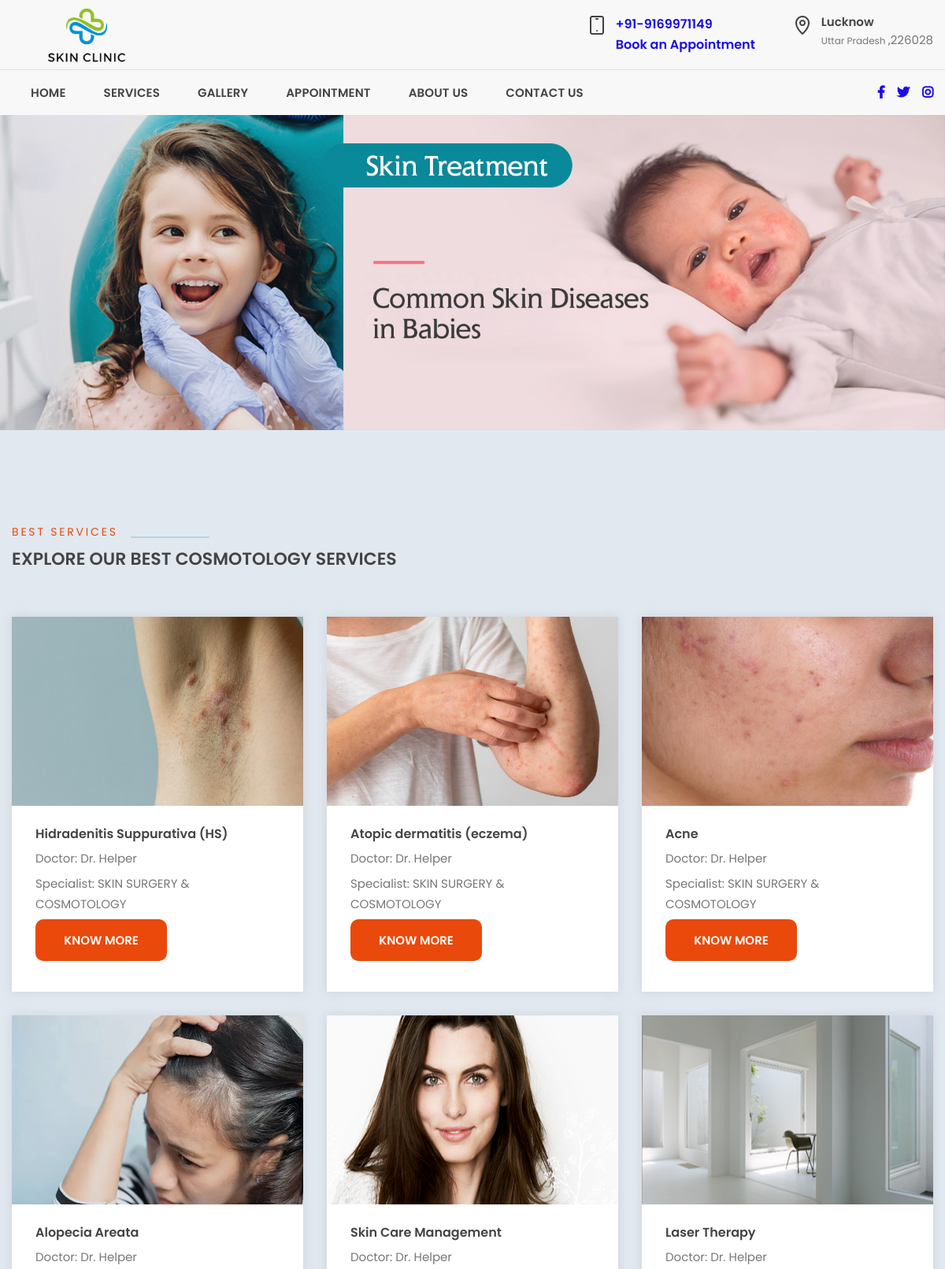
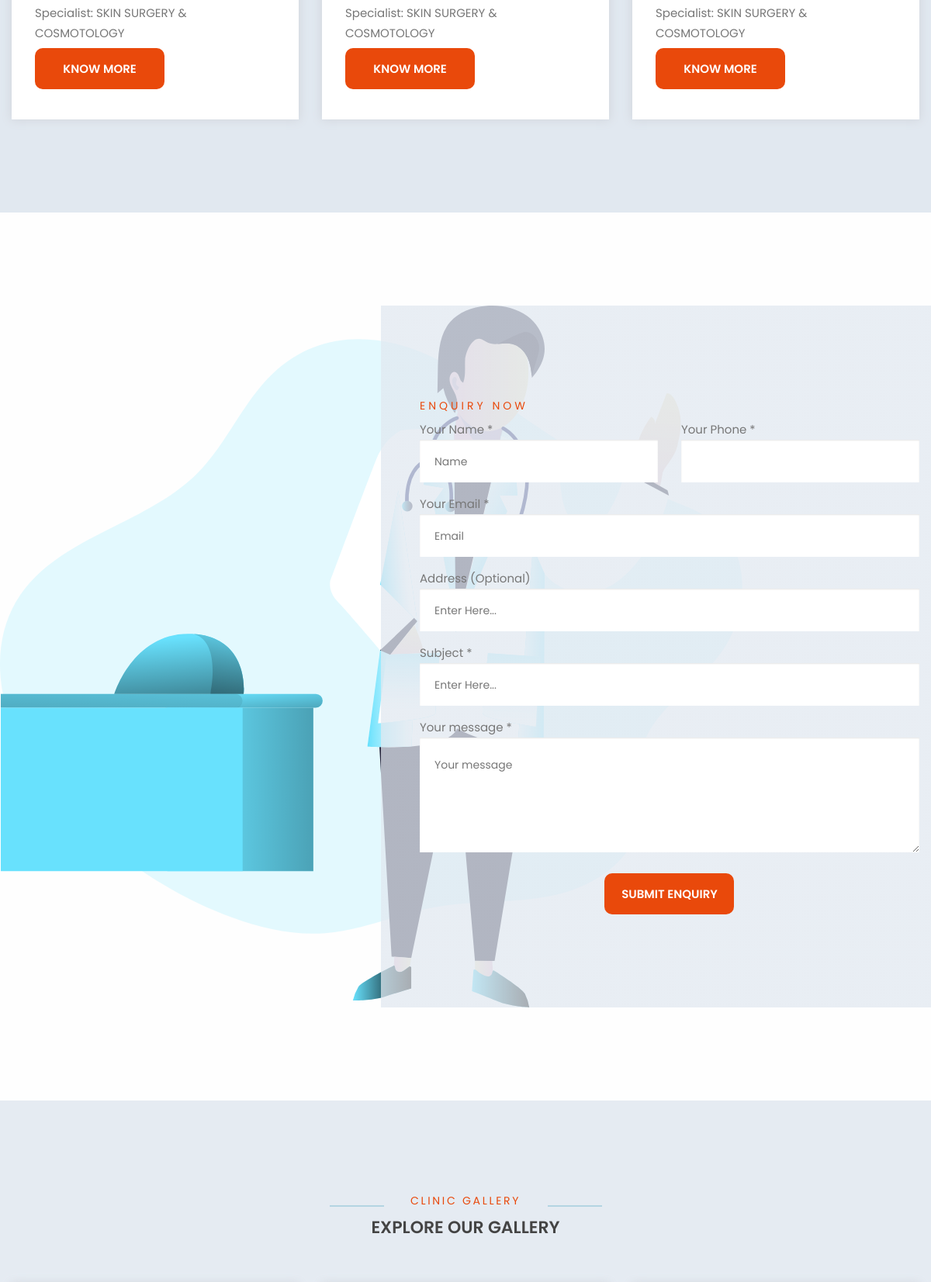
The page / (upper part) on the database its author committed (2 pictures, top to bottom).
### tables this page shows
CREATE TABLE `services` (
  `id` int(11) NOT NULL,
  `treatment` varchar(100) DEFAULT NULL,
  `image` varchar(100) DEFAULT NULL,
  `desc` text DEFAULT NULL,
  `doctor` varchar(100) DEFAULT NULL,
  `specialist` varchar(100) DEFAULT NULL,
  `category` varchar(100) DEFAULT NULL,
  `status` int(1) DEFAULT 1
);

### action/config.php (called while the page is built, shortened)
<?php
$path2 = './admin/images/';

### index.php (the view, shortened to what this page needs)
<?php include './action/config.php';
?>
<!doctype html>
<html lang="en">
<head>
    <link rel="stylesheet" type="text/css" href="style.css" media="all" />
</head>
<body>
    <?php include 'header.php' ?>
    <div class="banner-container">
        <div class="main-banner">
            <div class="slide transparent-background slide-one">
                <img src="assets/images/help/slide3.jpg" alt="banner" />
                <div class="slide-text">
                </div>
            </div>
        </div>
    </div>
    <div class="services module grey-bg">
        <div class="section-title">
            <h2>Best Services</h2>
            <p>Explore Our Best Cosmotology Services</p>
        </div>
        <div class="padding-between services-wrap">
            <div class="grid-container grid-x grid-padding-x grid-padding-y grid-margin-y">
                <?php
                $qry = mysqli_query($con, "SELECT * FROM `services` ORDER BY id DESC LIMIT 6 ");
                while ($res = mysqli_fetch_array($qry)) :
                ?>
                    <div class="large-4 medium-6 small-12 cell">
                        <div class="service-box hover-wrap">
                            <div class="hover-img">
                                <img src="<?= $path2 . $res['image'] ?>" alt="Service Images" />
                            </div>
                            <div class="service-text hover-bottom">
                                <h6><a href="single-service?id=<?= base64_encode($res['id']) ?>&treatment=<?= str_replace(' ', '-', $res['treatment']) ?>"><?= $res['treatment'] ?></a></h6>
                                <p>Doctor: <?= $res['doctor'] ?></p>
                                <p>Specialist: <?= $res['specialist'] ?></p>
                                <div class="">
                                    <a href="single-service?id=<?= base64_encode($res['id']) ?>&treatment=<?= str_replace(' ', '-', $res['treatment']) ?>" class="button primary">Know More</a>
                                </div>
                            </div>
                        </div>
                    </div>
                <?php endwhile; ?>
            </div>
        </div>
    </div>
    <div class="form-section module dark-bg grey-bg">
        <div class="grid-container grid-x grid-padding-x">
            <div class="large-7 medium-7 small-12 large-offset-5 medium-offset-5 cell">
                <div class="form">
                    <h2>Enquiry Now</h2>
                    <form method="post">
                        <div class="grid-container grid-x grid-padding-x">
                            <div class="medium-6 small-12 cell">
                                <label>
                                    Your Name *
                                    <input type="text" name="name" placeholder="Name" required>
                                </label>
                            </div>
                            <div class="medium-6 small-12 cell">
                                <label>
                                    Your Phone *
                                    <input name="phone" id="mobile" type="number"  required onkeyup="check(); return false;" oninput="this.value = this.value.replace(/[^0-9.]/g, '').replace(/(\..*?)\..*/g, '$1');" onKeyPress="if(this.value.length==10) return false;">
                                </label>
                            </div>
                            <div class="medium-12 small-12 cell">
                                <label>
                                    Your Email *
                                    <input type="email" name="email" placeholder="Email" required>
                                </label>
                            </div>
                            <div class="medium-12 small-12 cell">
                                <label>
                                    Address (Optional)
                                    <input type="text" name="address" placeholder="Enter Here...">
                                </label>
                            </div>
                            <div class="medium-12 small-12 cell">
                                <label>
                                    Subject *
                                    <input type="text" name="subject" placeholder="Enter Here..." required>
                                </label>
                            </div>
                            <div class="medium-12 cell">
                                <label>
                                    Your message *
                                    <textarea name="message" placeholder="Your message" rows="4" required></textarea>
                                </label>
                            </div>
                            <div class="medium-12 cell text-center">
                                <button type="submit" class="primary button" name="get_appointment">Submit Enquiry</button>
                            </div>
                        </div>
                    </form>
                </div>
                <div class="clearfix"></div>
            </div>
        </div>
    </div>
    <div class="testimonials dark-bg grey-bg">
        <div class="section-title-second">
            <h2>Clinic Gallery</h2>
            <p>Explore Our Gallery</p>
        </div>
        <div class="padding-between services-wrap">
            <div class="grid-container grid-x grid-padding-x grid-padding-y grid-margin-y">
            </div>
        </div>
    </div>
    <?php include 'footer.php' ?>
</body>
</html>

### rows shown on the page
services: image (picture), treatment "Hidradenitis Suppurativa (HS)", doctor "Dr. Helper", specialist "SKIN SURGERY & COSMOTOLOGY"
services: image (picture), treatment "Atopic dermatitis (eczema)", doctor "Dr. Helper", specialist "SKIN SURGERY & COSMOTOLOGY"
services: image (picture), treatment "Acne", doctor "Dr. Helper", specialist "SKIN SURGERY & COSMOTOLOGY"
services: image (picture), treatment "Alopecia Areata", doctor "Dr. Helper", specialist "SKIN SURGERY & COSMOTOLOGY"
services: image (picture), treatment "Skin Care Management", doctor "Dr. Helper", specialist "SKIN SURGERY & COSMOTOLOGY"
services: image (picture), treatment "Laser Therapy", doctor "Dr. Helper", specialist "SKIN SURGERY & COSMOTOLOGY"
